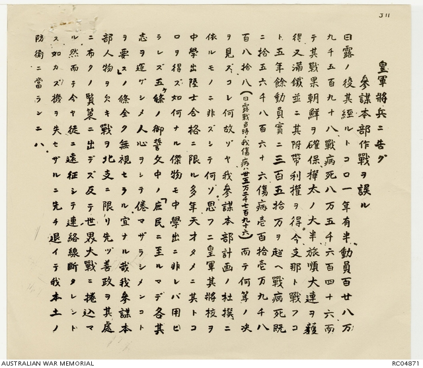
#> input picture Image_processing_background_remove_25S1/input_images/J11.png, 423 x 368 px; its folder holds only this picture in this run
$ jupyter execute main.ipynb   (older library calls are emulated)
#> lines starting #> are read from the running program, lines starting #| are printed output that depends on the picture; after the words box and inside, x2 and y2 are one past the last pixel; in counts of white or black regions, pixels touching at a corner belong together
#> in preprocess_and_save_cleaned_images, image is the input picture: shape (368, 423, 3); mean B, G, R 178.5, 203.8, 213.6
[cell 1]
import cv2
import os
import numpy as np


def display(img):
    cv2.imshow("1", img)
    cv2.waitKey(0)


# [8 lines of commented-out code are left out]


def image_preprocess(img_input):
    cleaned = clean_background(img_input)
    gray_img = cv2.cvtColor(cleaned, cv2.COLOR_BGR2GRAY)
    gray_img = cv2.GaussianBlur(gray_img, (3, 3), 3)
    _, img = cv2.threshold(gray_img, 0, 255, cv2.THRESH_OTSU)
    _, img = cv2.threshold(img, 0, 255, cv2.THRESH_BINARY_INV)
    kernel = cv2.getStructuringElement(cv2.MORPH_CROSS, (3, 3))
    img = cv2.erode(img, kernel)
    return img, cleaned


def get_split_line(img, projection_col):
    split_line_list = []
    flag = False
    start = 0
    end = 0
    for i in range(len(projection_col)):
        if not flag and projection_col[i] > 0:
            flag = True
            start = i
        elif flag and (projection_col[i] == 0 or i == len(projection_col) - 1):
            flag = False
            end = i
            if end - start < 15:
                flag = True
                continue
            else:
                split_line_list.append((start, end))
    return split_line_list


def get_contours(img):
    contour_list = []
    contours, _ = cv2.findContours(img, cv2.RETR_EXTERNAL, cv2.CHAIN_APPROX_SIMPLE)
    for cnt in contours:
        x, y, w, h = cv2.boundingRect(cnt)
        area = w * h
        if area < 30 or w < 3 or h < 3:
            continue  # Filter out small noise
        contour_list.append((x, y, w, h))
    # Merge vertically adjacent small boxes into a single character
    contour_list = merge_small_boxes_vertically(contour_list)
    return contour_list


def merge_small_boxes_vertically(boxes, gap_thresh=15, x_align_thresh=18, merged_hw_ratio_thresh=(0.7, 4.8)):
    if not boxes:
        return []

    boxes = sorted(boxes, key=lambda b: b[1])  # Sort top to bottom by y
    merged = []
    used = [False] * len(boxes)

    for i in range(len(boxes)):
        if used[i]:
            continue
        x1, y1, w1, h1 = boxes[i]
        merged_box = [x1, y1, w1, h1]

        for j in range(i + 1, len(boxes)):
            if used[j]:
                continue
            x2, y2, w2, h2 = boxes[j]

            vertical_gap = y2 - (y1 + h1)
            x_align = abs(x1 - x2)
            merged_x = min(x1, x2)
            merged_y = min(y1, y2)
            merged_w = max(x1 + w1, x2 + w2) - merged_x
            merged_h = max(y1 + h1, y2 + h2) - merged_y
            hw_ratio = merged_h / merged_w if merged_w != 0 else 999

            # Merge if three conditions are met
            if 0 <= vertical_gap < gap_thresh and x_align < x_align_thresh and \
               merged_hw_ratio_thresh[0] < hw_ratio < merged_hw_ratio_thresh[1]:
                merged_box = [merged_x, merged_y, merged_w, merged_h]
                used[j] = True

        merged.append(tuple(merged_box))
        used[i] = True

    return merged


def sort_merge(contour_row):
    contour_row = sorted(contour_row, key=lambda x: x[1])  # Sort top to bottom (for vertical layout)
    i = 0
    for _ in contour_row:
        if i == len(contour_row) - 1 or contour_row[i][0] == -1:
            break
        rectR = contour_row[i + 1]
        rectL = contour_row[i]
        ovlp = rectL[1] + rectL[3] - rectR[1]
        dist = abs((rectR[1] + rectR[3] / 2) - (rectL[1] - rectL[3] / 2))
        h_L = rectL[1] + rectL[3]
        h_R = rectR[1] + rectR[3]
        span = max(h_R, h_L) - rectL[1]
        nmovlp = (ovlp / rectL[3] + ovlp / rectR[3]) / 2 - dist / span / 8
        if nmovlp > 0:
            x = min(rectL[0], rectR[0])
            y = rectL[1]
            w = max(rectL[0] + rectL[2], rectR[0] + rectR[2]) - x
            h = max(h_L, h_R) - y
            contour_row[i] = (x, y, w, h)
            contour_row.pop(i + 1)
            contour_row.append((-1, -1, -1, -1))
            i -= 1
        i += 1
    return contour_row


def combine_verticalLine(contour_row):
    return contour_row  # Optional: retained for vertical layout; vertical splits are generally not a problem


def split_oversizeWidth(contour_row):
    i = 0
    for _ in contour_row:
        rect = contour_row[i]
        if rect[3] * 1.0 / rect[2] > 1.8:  # Tall aspect ratio may indicate merged characters
            y_new = int(rect[1] + rect[3] / 2 + 1)
            x_new = rect[0]
            h_new = rect[1] + rect[3] - y_new
            w_new = rect[2]
            contour_row[i] = (rect[0], rect[1], rect[2], int(rect[3] / 2))
            contour_row.insert(i + 1, (x_new, y_new, w_new, h_new))
        i += 1
    return contour_row


def get_segmentation_result(img, img_input, cleaned_img, save_dir="char_output"):
    if not os.path.exists(save_dir):
        os.makedirs(save_dir)

    projection_col = cv2.reduce(img, 0, cv2.REDUCE_SUM, dtype=cv2.CV_32S)  # Vertical projection
    projection_col = projection_col.flatten()
    split_line_list = get_split_line(img, projection_col)

    # Process each column from right to left
    split_line_list = sorted(split_line_list, key=lambda x: x[0], reverse=True)

    segmentation_result = []
    char_index = 1
    h_img, w_img = img_input.shape[:2]

    for i in split_line_list:
        img_col = img[:, i[0]:i[1]]
        contour_col = get_contours(img_col)
        contour_col = sort_merge(contour_col)
        contour_col = split_oversizeWidth(contour_col)
        contour_col = combine_verticalLine(contour_col)
        segmentation_result.append(contour_col)

        for (x, y, w, h) in contour_col:
            x_abs = x + i[0]  # Correct x coordinate
            x_end = min(x_abs + w, w_img)
            y_end = min(y + h, h_img)

            if x_abs < x_end and y < y_end:
                # Add padding (white space)
                pad = 3  # Try adjusting from 2 to 5
                x_pad1 = max(x_abs - pad, 0)
                y_pad1 = max(y - pad, 0)
                x_pad2 = min(x_abs + w + pad, w_img)
                y_pad2 = min(y + h + pad, h_img)

                char_img = cleaned_img[y_pad1:y_pad2, x_pad1:x_pad2]
                if char_img is not None and char_img.size > 0:
                    save_path = os.path.join(save_dir, f"char_{char_index:03d}.jpg")
                    cv2.imwrite(save_path, char_img)
                    char_index += 1

                # Draw enlarged red box for visualization
                cv2.rectangle(img_input, (x_pad1, y_pad1), (x_pad2, y_pad2), (0, 0, 255))

    return segmentation_result


# [15 lines of commented-out code are left out]

[cell 2]
import cv2
import numpy as np
import math


def display(img):
    cv2.imshow("1", img)
    cv2.waitKey(0)


def adaptive_threshold(image):
    """
    To handle low-quality images, an adaptive thresholding approach is introduced.
    - When the image contains a lot of noise, the threshold is relaxed.
    - Bright areas are additionally identified using binarization.
    """
    height, width, _ = image.shape
#> height = 368; width = 423
    blurred = cv2.GaussianBlur(image, (5, 5), 0)
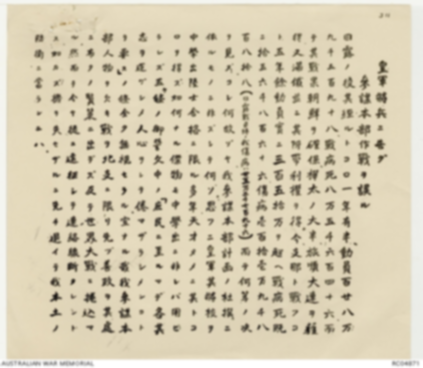
#> blurred: shape (368, 423, 3); mean B, G, R 178.5, 203.8, 213.6
    gray = cv2.cvtColor(blurred, cv2.COLOR_BGR2GRAY)
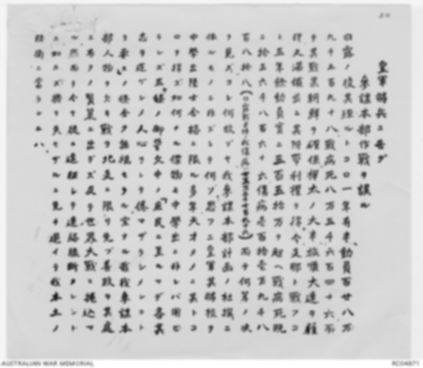
#> gray: shape (368, 423); min 27, max 255, mean 203.8

    std_dev = np.std(gray)
#> std_dev = 31.14

    qerr1 = int(30 + (std_dev / 5))
#> qerr1 = 36
    qerr2 = int(150 + (std_dev / 3))
#> qerr2 = 160

    print(f"Adaptive Thresholds -> qerr1: {qerr1}, qerr2: {qerr2}, Std Dev: {std_dev:.2f}")
#| Adaptive Thresholds -> qerr1: 36, qerr2: 160, Std Dev: 31.14

    _, bright_mask = cv2.threshold(gray, 220, 255, cv2.THRESH_BINARY)
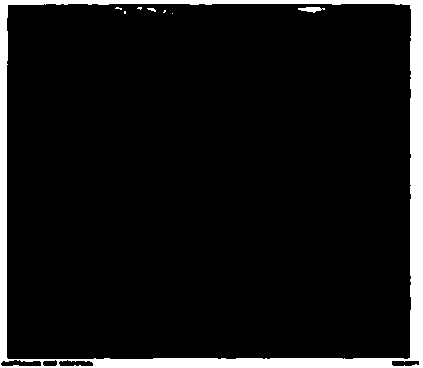
#> bright_mask: shape (368, 423); 8.1% white; 8 white regions (5 under 20 px), largest, box (x1, y1, x2, y2) and area: (0, 0, 423, 368) 12379, (298, 7, 325, 13) 97, (147, 8, 156, 12) 21

    r_arr, g_arr, b_arr = np.zeros(256, dtype=int), np.zeros(256, dtype=int), np.zeros(256, dtype=int)

    for i in range(height):
        for j in range(width):
            b, g, r = image[i, j]
            r_arr[r] += 1
            g_arr[g] += 1
            b_arr[b] += 1
#> after the loop, b_arr = 256 values, max 19657 at index 188, min 2 at index 245, mean 608.1; g_arr = 256 values, max 21137 at index 217, min 4 at index 251, mean 608.1; r_arr = 256 values, max 20658 at index 228, min 3 at index 2, mean 608.1

    r_mean = np.argmax(r_arr)
#> r_mean = 228
    g_mean = np.argmax(g_arr)
#> g_mean = 217
    b_mean = np.argmax(b_arr)
#> b_mean = 188

    print(f"Detected color mode -> R: {r_mean}, G: {g_mean}, B: {b_mean}")
#| Detected color mode -> R: 228, G: 217, B: 188

    new_image = image.copy()

    for i in range(height):
        for j in range(width):
            b, g, r = new_image[i, j]
            err = math.sqrt((b - b_mean) ** 2 + (g - g_mean) ** 2 + (r - r_mean) ** 2)
            if err < qerr1:
                new_image[i, j] = np.array([255, 255, 255], dtype=np.uint8)
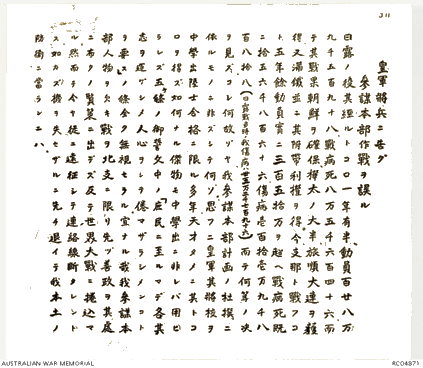
#> new_image: shape (368, 423, 3); mean B, G, R 232.3, 235.3, 236.5

    for i in range(height):
        for j in range(width):
            b, g, r = new_image[i, j]
            err = math.sqrt((b - 255) ** 2 + (g - 255) ** 2 + (r - 255) ** 2)
            if err < qerr2:
                new_image[i, j] = np.array([255, 255, 255], dtype=np.uint8)
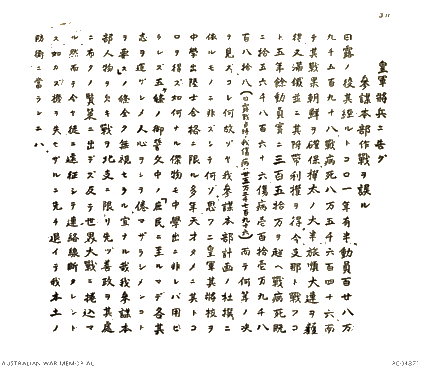
#> new_image: shape (368, 423, 3); 8.12% of pixels changed, all inside (x1, y1, x2, y2) = (0, 0, 423, 366)

    for i in range(height):
        for j in range(width):
            if bright_mask[i, j] == 255:
                new_image[i, j] = np.array([255, 255, 255], dtype=np.uint8)
#> new_image: shape (368, 423, 3); under 0.01% of pixels changed, all inside (x1, y1, x2, y2) = (93, 365, 94, 366)

    return new_image


def image_preprocess(img_input):
    cleaned = adaptive_threshold(img_input)

    gray_img = cv2.cvtColor(cleaned, cv2.COLOR_BGR2GRAY)
    gray_img = cv2.GaussianBlur(gray_img, (3, 3), 3)
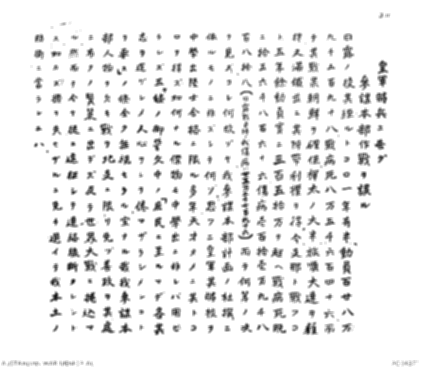
#> gray_img: shape (368, 423); min 18, max 255, mean 237.9

    _, img = cv2.threshold(gray_img, 0, 255, cv2.THRESH_OTSU)
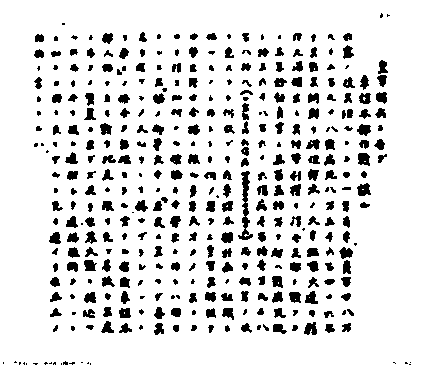
#> img: shape (368, 423); 87.1% white; 421 black regions (98 under 20 px), largest, box (x1, y1, x2, y2) and area: (238, 171, 253, 240) 381, (357, 183, 371, 196) 130, (358, 153, 370, 166) 126
    _, img = cv2.threshold(img, 0, 255, cv2.THRESH_BINARY_INV)

    kernel = cv2.getStructuringElement(cv2.MORPH_CROSS, (3, 3))
    img = cv2.erode(img, kernel)
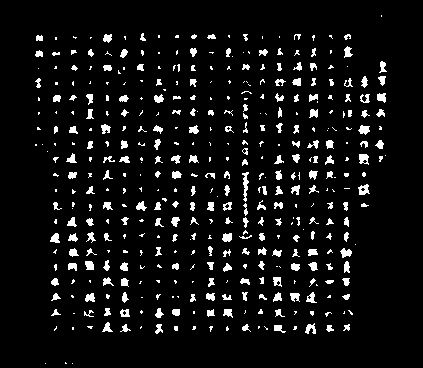
#> img: shape (368, 423); 6.7% white; 427 white regions (211 under 20 px), largest, box (x1, y1, x2, y2) and area: (242, 172, 249, 202) 105, (358, 184, 370, 195) 83, (359, 154, 369, 165) 80

    return img, cleaned

[cell 3]
import os
import cv2

# adaptive_threshold, image_preprocess は定義済みとする

def preprocess_and_save_cleaned_images(input_dir="input_images", output_dir="processed_images"):
    for root, _, files in os.walk(input_dir):
        for filename in files:
            if filename.lower().endswith((".png", ".jpg", ".jpeg", ".bmp", ".tif", ".tiff")):
                input_path = os.path.join(root, filename)
                image = cv2.imread(input_path)
                if image is None:
                    print(f"Failed to read image: {input_path}")
                    continue

                # 前処理（binaryは使わず無視）
                _, cleaned_img = image_preprocess(image)

                # サブディレクトリ構造を保持
                relative_path = os.path.relpath(root, input_dir)
                save_dir = os.path.join(output_dir, relative_path)
                os.makedirs(save_dir, exist_ok=True)

                # ファイル保存
                base_name = os.path.splitext(filename)[0]
                cleaned_path = os.path.join(save_dir, f"{base_name}_cleaned.png")
                cv2.imwrite(cleaned_path, cleaned_img)
                print(f"Saved: {cleaned_path}")

if __name__ == "__main__":
    preprocess_and_save_cleaned_images()

[cell 4]
input_folder = "input_images"
output_root = "processed_image"

if not os.path.exists(output_root):
    os.makedirs(output_root)

for filename in os.listdir(input_folder):
    if filename.lower().endswith((".png", ".jpg", ".jpeg", ".bmp")):
        img_path = os.path.join(input_folder, filename)
        img_input = cv2.imread(img_path, 1)

        if img_input is None:
            print(f"Warning: Failed to load {filename}")
            continue

        img, cleaned_img = image_preprocess(img_input)
#| Adaptive Thresholds -> qerr1: 36, qerr2: 160, Std Dev: 31.14
#| Detected color mode -> R: 228, G: 217, B: 188
        cleaned_img_copy = cleaned_img.copy()

        # named file
        base_name = os.path.splitext(filename)[0]
        save_dir = os.path.join(output_root, base_name)

        segmentation_result = get_segmentation_result(
            img, cleaned_img_copy, cleaned_img, save_dir=save_dir
        )
#> in get_segmentation_result, `projection_col = projection_col.flatten()`: projection_col = 423 values, max 33660 at index 245, min 0 at index 0, mean 6319.5
#> the loop in get_split_line, `for i in range(len(projection_col)):` made 423 passes
#> flag on passes 36, 44, 45, 47, 49, 50, 63, 66, 80, 81, 85, 98: True, True, True, True, True, True, False, True, True, False, True, True
#> after the loop in get_split_line, `for i in range(len(projection_col)):`: end = 390; flag = False; split_line_list = [(35, 62), (65, 80), (84, 99), (101, 116), (118, 133), (136, 151), (153, 168), (171, 186), (189, 204), (205, 220), (222, 237), (239, 254), (257, 286), (290, 319), (325, 353), (355, 370), (375, 390)]; start = 375
#> in get_segmentation_result, `split_line_list = sorted(split_line_list, key=lambda x: x[0], reverse=..`: split_line_list = [(375, 390), (355, 370), (325, 353), (290, 319), (257, 286), (239, 254), (222, 237), (205, 220), (189, 204), (171, 186), (153, 168), (136, 151), (118, 133), (101, 116), (84, 99), (65, 80), (35, 62)]
#> the loop in get_segmentation_result, `for i in split_line_list:` made 17 passes
#> after the loop in get_segmentation_result, `for i in split_line_list:`:
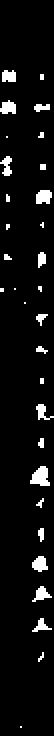
#> img_col: shape (368, 27) (shown 2 times larger); 5.7% white; 31 white regions (20 under 20 px), largest, box (x1, y1, x2, y2) and area: (15, 233, 25, 243) 68, (18, 95, 26, 102) 47, (16, 278, 24, 286) 45
#> after the loop in get_segmentation_result, `for i in split_line_list:`:
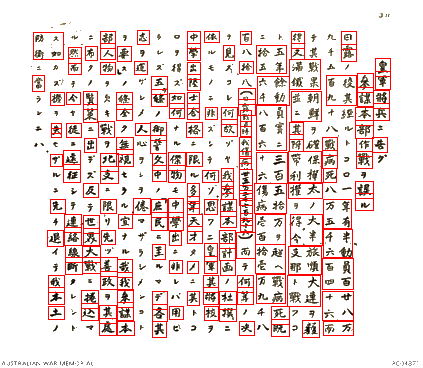
#> img_input: shape (368, 423, 3); mean B, G, R 217.6, 219.7, 239.2
#> after the loop in get_segmentation_result, `for i in split_line_list:`: char_index = 183; segmentation_result = 17 items
#> segmentation_result = 17 items

        # save these two files if no need you can comment out
        cv2.imwrite(os.path.join(save_dir, "segmented_visual.jpg"), cleaned_img_copy)
        cv2.imwrite(os.path.join(save_dir, "cleaned_background.jpg"), cleaned_img)

        print(f"Processed {filename}")
